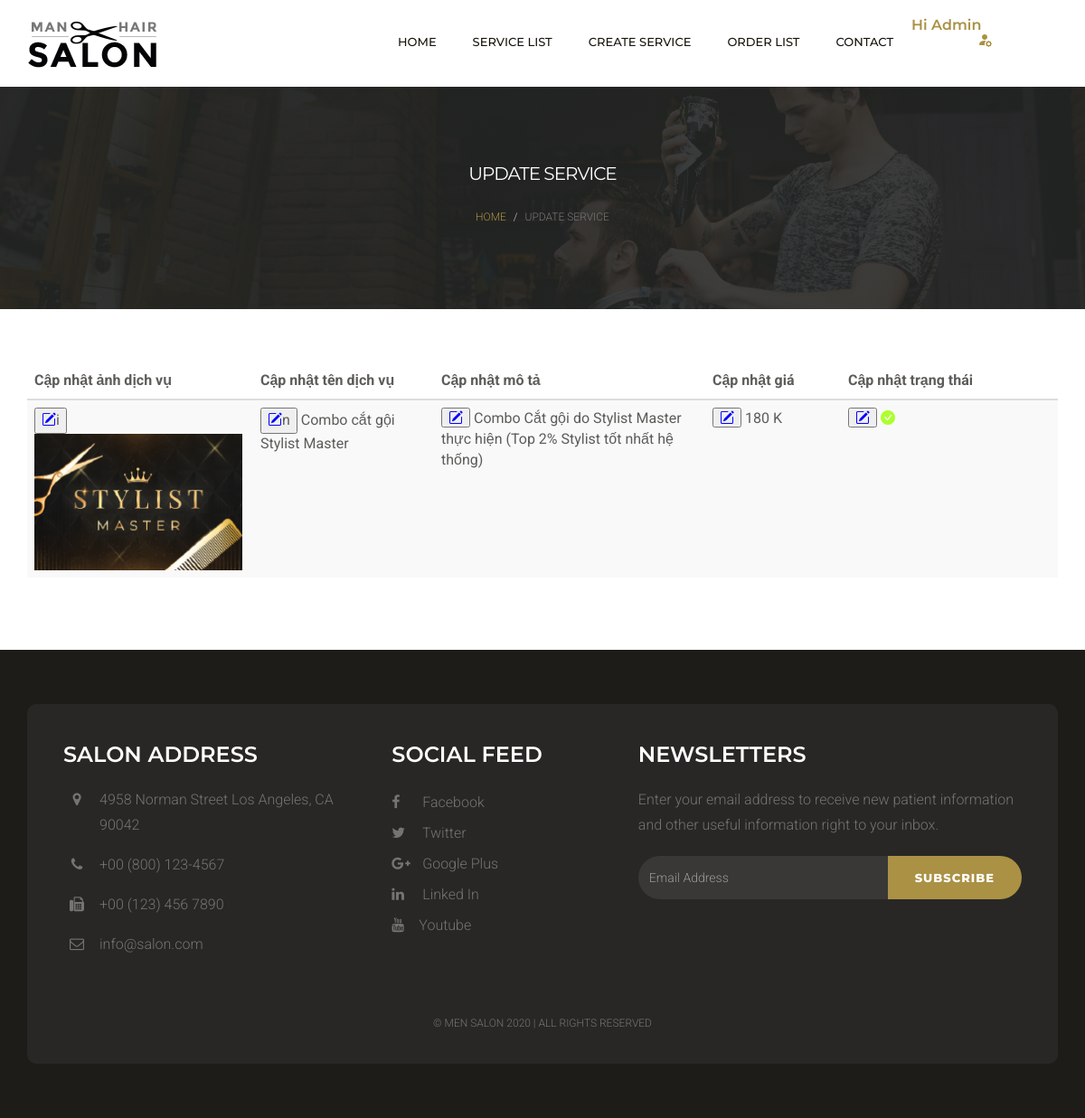
Page /admin/update-service.php?id=2 on the committed database.
### tables this page shows
CREATE TABLE `service` (
  `id` int(10) NOT NULL,
  `name` varchar(30) NOT NULL,
  `image` varchar(255) DEFAULT NULL,
  `content` varchar(255) DEFAULT NULL,
  `price` float DEFAULT NULL,
  `is_available` int(1) DEFAULT NULL
);

### admin/update-service.php (the view, shortened to what this page needs)
<?php
require_once('../model/connect.php');
?>
<!DOCTYPE html>
<html lang="en">
<head>
    <link href="../css/bootstrap.min.css" rel="stylesheet">
    <link rel="stylesheet" href="https://cdn.jsdelivr.net/npm/bootstrap-icons@1.10.5/font/bootstrap-icons.css">
    <link href="../css/font-awesome.min.css" rel="stylesheet">
    <link href="../css/style.css" rel="stylesheet">
</head>
<body>
    <div class="header">
        <div class="container">
            <div class="row">
                <div class="col-lg-4 col-md-4 col-sm-12 col-xs-12">
                    <a href="index.html"><img src="../images/logo.png" alt=""></a>
                </div>
                <div class="col-lg-8 col-md-4 col-sm-12 col-xs-12">
                    <div class="navigation">
                        <div id="navigation">
                        <ul>
                                <li class="active"><a href="../index.php" title="Home">Home</a></li>
                                <li ><a href="all-product.php" title="Service List">Service List</a>
                                </li>
                                <li ><a href="form.php" title="Blog ">Create Service</a>
                                </li>
                                <li><a href="order-list.php" title="Features">Order List</a>
                                </li>
                                <li><a href="contact.html" title="Contact Us">Contact</a> </li>
                                <a style="font-weight: 600;" href=""> Hi Admin <br> <center><i class="bi bi-person-fill-gear"></i></center>  </a>
                            </ul>
                        </div>
                    </div>
                </div>
            </div>
        </div>
    </div>
    <div class="page-header">
        <div class="container">
            <div class="row">
                <div class="col-lg-12 col-md-12 col-sm-12 col-xs-12">
                    <div class="page-caption">
                        <h2 class="page-title">Update Service </h2>
                        <div class="page-breadcrumb">
                            <ol class="breadcrumb">
                                <li><a href="index.php">Home</a></li>
                                <li class="active">update service </li>
                            </ol>
                        </div>
                    </div>
                </div>
            </div>
        </div>
    </div>
    <div class="content">
        <div class="container">
            <table class="table table-striped">
                <thead>
                    <tr>
                        <th scope="col">Cập nhật ảnh dịch vụ</th>
                        <th scope="col">Cập nhật tên dịch vụ</th>
                        <th scope="col">Cập nhật mô tả</th>
                        <th scope="col">Cập nhật giá</th>
                        <th scope="col">Cập nhật trạng thái</th>
                    </tr>
                </thead>
                <tbody>
                    <?php
                    $id = $_GET['id'];
                    $sql = "SELECT * FROM service where id = $id ";
                    $result = mysqli_query($conn, $sql);
                    while ($kq = mysqli_fetch_assoc($result)) {
                    ?>
                        <tr>
                            <td style="width: 250px;">
                                <button id = "btn-image" ><i style="color: blue;" class="bi bi-pencil-square"></i>i</button><br>
                                <img src="../upload/<?php echo $kq['image']; ?>" width=" 230px;" alt="">
                            </td>
                            <td style="width: 200px;">
                                <button id="btn-show"><i style="color: blue;" class="bi bi-pencil-square"></i>n</button>
                                <?php echo $kq['name']; ?> <br>
                            </td>
                            <td style="width: 300px;">
                                <button id="btn-content"><i style="color: blue;" class="bi bi-pencil-square"></i></button>
                                <?php echo $kq['content']; ?>
                            </td>
                            <td style="width: 150px;">
                                <button id="btn-price"> <i style="color: blue;" class="bi bi-pencil-square"> </i></button>
                                <?php echo $kq['price']; ?> K
                            </td>
                            <td>
                                <button id="btn-available"> <i style="color: blue;" class="bi bi-pencil-square"> </i></button>
                                <?php
                                if ($kq['is_available'] == 1) {
                                ?>
                                    <i style="color: greenyellow;" class="bi bi-check-circle-fill"></i>
                                <?php } else { ?>
                                    <i style="color: red;" class="bi bi-x-circle-fill"></i>
                                <?php } ?>
                            </td>
                        </tr>
                    <?php } ?>
                </tbody>
            </table>
        </div>
    </div>
    <div class="footer">
        <div class="container">
            <div class="footer-block">
                <div class="row">
                    <div class="col-lg-4 col-md-4 col-sm-6 col-xs-12">
                        <div class="footer-widget">
                            <h2 class="widget-title">Salon Address</h2>
                            <ul class="listnone contact">
                                <li><i class="fa fa-map-marker"></i> 4958 Norman Street Los Angeles, CA 90042 </li>
                                <li><i class="fa fa-phone"></i> +00 (800) 123-4567</li>
                                <li><i class="fa fa-fax"></i> +00 (123) 456 7890</li>
                                <li><i class="fa fa-envelope-o"></i> info@salon.com</li>
                            </ul>
                        </div>
                    </div>
                    <div class="col-lg-3 col-md-3 col-sm-6 col-xs-12">
                        <div class="footer-widget footer-social">
                            <h2 class="widget-title">Social Feed</h2>
                            <ul class="listnone">
                                <li>
                                    <a href="#"> <i class="fa fa-facebook"></i> Facebook </a>
                                </li>
                                <li><a href="#"><i class="fa fa-twitter"></i> Twitter</a></li>
                                <li><a href="#"><i class="fa fa-google-plus"></i> Google Plus</a></li>
                                <li><a href="#"><i class="fa fa-linkedin"></i> Linked In</a></li>
                                <li>
                                    <a href="#"> <i class="fa fa-youtube"></i>Youtube</a>
                                </li>
                            </ul>
                        </div>
                    </div>
                    <div class="col-lg-5 col-md-5 col-sm-12 col-xs-12">
                        <div class="footer-widget widget-newsletter">
                            <h2 class="widget-title">Newsletters</h2>
                            <p>Enter your email address to receive new patient information and other useful information right to your inbox.</p>
                            <div class="input-group">
                                <input type="text" class="form-control" placeholder="Email Address">
                                <span class="input-group-btn">
                                    <button class="btn btn-default" type="button">Subscribe</button>
                                </span>
                            </div>
                        </div>
                    </div>
                </div>
                <div class="tiny-footer">
                    <div class="row">
                        <div class="col-lg-12 col-md-12 col-sm-12 col-xs-12">
                            <div class="copyright-content">
                                <p>© Men Salon 2020 | all rights reserved</p>
                            </div>
                        </div>
                    </div>
                </div>
            </div>
        </div>
    </div>
</body>
</html>

### rows in the picture
service: image (picture), name "Combo cắt gội Stylist Master", content "Combo Cắt gội do Stylist Master thực hiện (Top 2% Stylist tốt nhất hệ thống)", price "180", is_available 1 (drawn)
